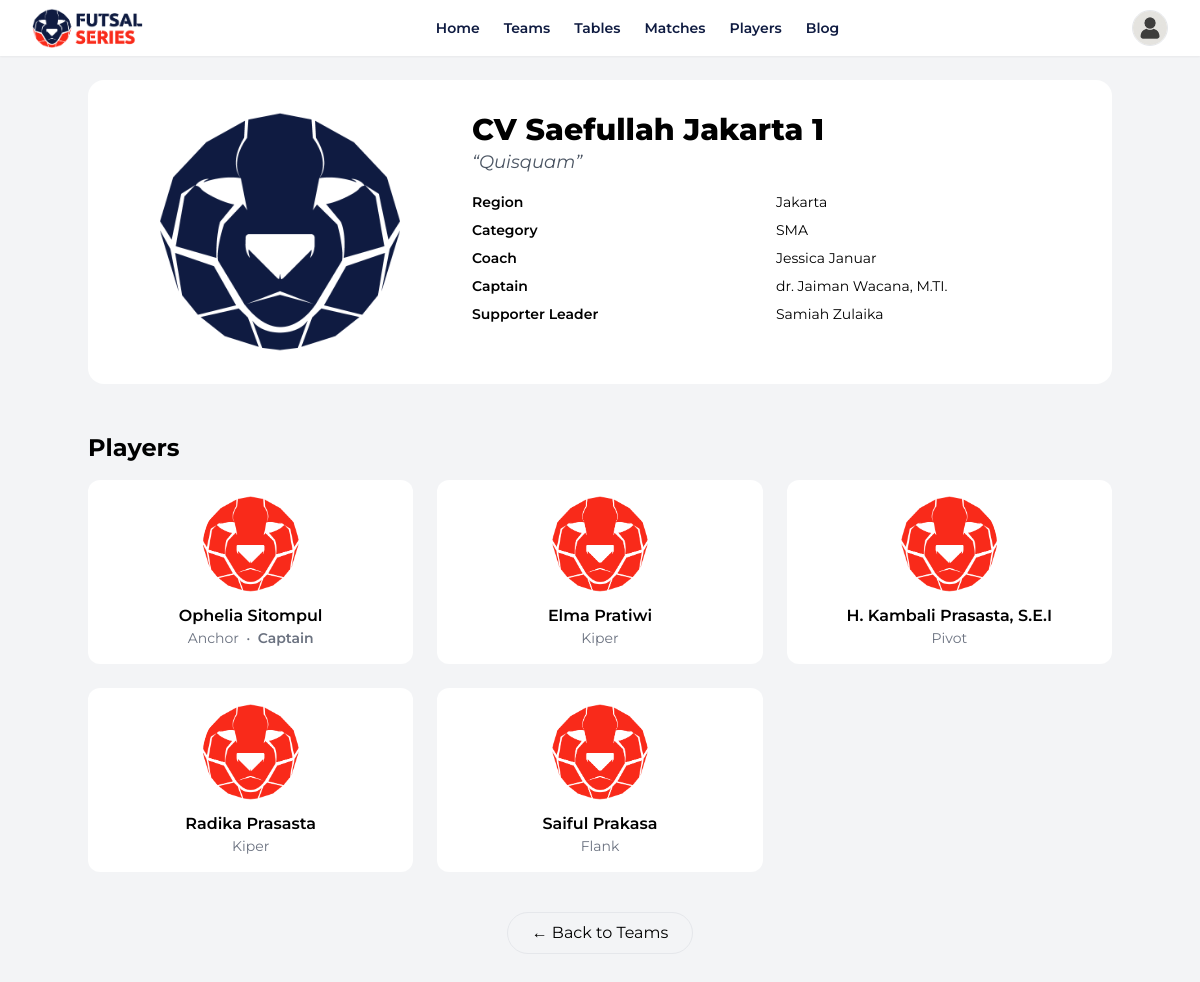
The page /teams/cv-saefullah-jakarta-1/ on the database its author committed.
### apps/teams/models.py (models this page shows, shortened)
class Team(models.Model):
    CATEGORY_CHOICES = [
        ('sma',        'SMA'),
        ('kuliah',     'Kuliah'),
        ('profesional','Profesional'),
    ]
    STATUS_CHOICES = [
        ('approved',   'Approved'),
        ('rejected',   'Rejected'),
        ('whitelist',  'Whitelist'),
        ('pending',    'Pending'),
    ]
    user              = models.OneToOneField(User, on_delete=models.CASCADE)
    region            = models.ForeignKey(Region, on_delete=models.CASCADE)
    school_name       = models.CharField(max_length=255)
    school_nickname   = models.CharField(max_length=100)
    short_name        = models.CharField(
        max_length=8, blank=True,
        help_text='Singkatan 3‑8 huruf, mis. FCB, BVB')
    address           = models.TextField()
    slug            = models.SlugField(unique=True, blank=True)
    coach_name        = models.CharField(max_length=100)
    coach_phone       = models.CharField(max_length=15)
    captain_name      = models.CharField(max_length=100)
    captain_phone     = models.CharField(max_length=15)
    supporter_name    = models.CharField(max_length=100)
    instagram_account = models.CharField(max_length=100, blank=True)
    achievements      = models.TextField()
    logo        = models.ImageField(upload_to='team_logos/',  blank=True, null=True)
    team_photo  = models.ImageField(upload_to='team_photos/')
    category    = models.CharField(max_length=20, choices=CATEGORY_CHOICES, default='sma')
    status      = models.CharField(max_length=10, choices=STATUS_CHOICES, default='pending')
    is_main = models.BooleanField(default=False, help_text="Tick for 12 flagship clubs")
    slug = models.SlugField(max_length=60, unique=True, blank=True, null=True)

class Region(models.Model):
    name = models.CharField(max_length=100)

class Player(models.Model):
    POSITION_CHOICES = [
        ('kiper',  'Kiper'),
        ('anchor', 'Anchor'),
        ('flank',  'Flank'),
        ('pivot',  'Pivot'),
    ]
    team                = models.ForeignKey(Team, on_delete=models.CASCADE, related_name='players')
    name                = models.CharField(max_length=100)
    position            = models.CharField(max_length=20, choices=POSITION_CHOICES)
    jersey_number       = models.CharField(max_length=3)
    guardian_name       = models.CharField(max_length=100)
    photo               = models.ImageField(upload_to='player_photos/', blank=True, null=True)
    supporting_document = models.FileField(upload_to='supporting_documents/', blank=True, null=True)
    is_captain          = models.BooleanField(default=False)

### apps/teams/views.py (the view)
# urls.py: path('<slug:slug>/',            views.team_detail,  name='team_detail'),
def team_detail(request, slug):
    team = get_object_or_404(Team, slug=slug, status='approved')
    players = team.players.all().order_by('-is_captain', 'name')
    return render(request, 'teams/team_detail.html',
                  {'team': team, 'players': players})

### apps/teams/templates/teams/team_detail.html (shortened to what this page needs)
{% extends 'base.html' %}
{% load static %}
{% block content %}
<div class="container mx-auto">
  <div class="bg-white rounded-2xl p-8 flex flex-col lg:flex-row lg:gap-8 gap-2">
    <div class="w-full lg:w-1/3 flex justify-center">
      {% if team.logo %}
        <img src="{{ team.logo.url }}"
             alt="{{ team.school_name }}"
             class="object-cover rounded-xl w-60 h-60">
      {% else %}
        <img src="{% static 'images/teams-default.png' %}"
             alt="No logo"
             class="object-cover rounded-xl w-60 h-60">
      {% endif %}
    </div>
    <div class="flex-1">
      <h1 class="text-3xl font-extrabold text-primary">{{ team.school_name }}</h1>
      {% if team.school_nickname %}
        <p class="text-lg text-gray-600 mb-4 italic">“{{ team.school_nickname }}”</p>
      {% endif %}
      <div class="grid grid-cols-2 gap-y-2 text-sm">
        <div class="font-semibold">Region</div><div>{{ team.region.name }}</div>
        <div class="font-semibold">Category</div><div class="capitalize">{{ team.get_category_display }}</div>
        <div class="font-semibold">Coach</div><div>{{ team.coach_name }}</div>
        <div class="font-semibold">Captain</div><div>{{ team.captain_name }}</div>
        <div class="font-semibold">Supporter Leader</div><div>{{ team.supporter_name }}</div>
      </div>
    </div>
  </div>
  <h2 class="text-2xl font-bold text-primary mt-12 mb-4">Players</h2>
  <div class="grid sm:grid-cols-2 lg:grid-cols-3 gap-6">
    {% for p in players %}
      <div class="bg-white rounded-xl p-4 flex flex-col items-center">
        {% if p.photo %}
          <img src="{{ p.photo.url }}" alt="{{ p.name }}"
               class="w-24 h-24 rounded-full object-cover mb-3">
        {% else %}
          <img src="{% static 'images/player-default.png' %}" alt="No photo"
               class="w-24 h-24 rounded-full object-cover mb-3">
        {% endif %}
        <h3 class="font-semibold text-center">{{ p.name }}</h3>
        <p class="text-sm text-gray-500 text-center">
          {{ p.get_position_display }}
          {% if p.is_captain %} &nbsp;•&nbsp; <span class="text-accent font-semibold">Captain</span>{% endif %}
        </p>
      </div>
    {% empty %}
      <p class="col-span-full text-center">Belum ada pemain terdaftar.</p>
    {% endfor %}
  </div>
  <div class="mt-10 text-center">
    <a href="{% url 'list_teams' %}"
       class="inline-block px-6 py-2 border rounded-full text-primary hover:bg-primary hover:text-white transition">
       ← Back to Teams
    </a>
  </div>
</div>
{% endblock %}

### apps/core/templates/base.html (style rules this page uses)
body { font-family:'Montserrat',sans-serif }

### rows shown on the page
Team: school_name "CV Saefullah Jakarta 1", school_nickname "Quisquam", region.name "Jakarta", category "SMA", coach_name "Jessica Januar", captain_name "dr. Jaiman Wacana, M.TI.", supporter_name "Samiah Zulaika"
Player: name "Ophelia Sitompul", position "Anchor", is_captain "Captain"
Player: name "Elma Pratiwi", position "Kiper"
Player: name "H. Kambali Prasasta, S.E.I", position "Pivot"
Player: name "Radika Prasasta", position "Kiper"
Player: name "Saiful Prakasa", position "Flank"
